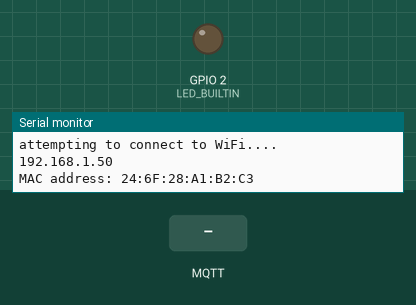
Simulated run of this sketch. Board: ESP32. Parts: output pins drawn as LEDs (lit = HIGH), the last lines printed to the serial monitor. The test bench sets the inputs (shaded band). WiFi joins after 1.5 s; servers stay silent unless stated; random numbers use the default seed unless the sketch sets one; no MQTT or app messages arrive unless stated.

Above: at 2.7 s.
2.8 s: MQTT message "1" arrives on the first subscribed topic
At 5.7 s:
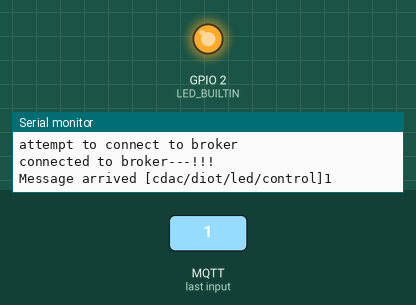
7.1 s: MQTT message "0" arrives on the first subscribed topic
At 13.5 s:
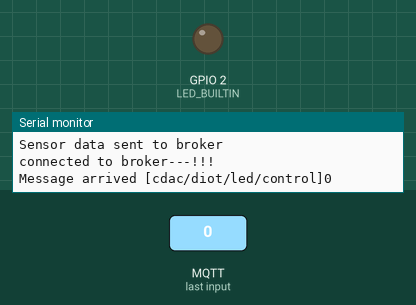
Timing chart, 0 to 15.0 s (numbered marks = the images above; inputs shaded):
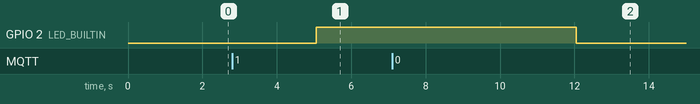

The sketch:

mqtt.ino
```cpp
#include <WiFi.h>
#include<PubSubClient.h>
#include<esp_wifi.h>
#include<ArduinoJson.h>
#include"config.h"

#define LED_BUILTIN 2
DynamicJsonDocument sensor_data_payload(1024);
char sensor_data_format_for_mqtt_publish[1024];

WiFiClient MQTTclient;
PubSubClient client(MQTTclient);

long lastReconnectAttempt = 0;

boolean reconnect(){
	if (client.connect(MQTT_CLIENT_ID))
	{
		Serial.println("attempt to connect to broker");
		client.subscribe(MQTT_TOPIC_SUBSCRIBE);
	}
	return client.connected();

}

void handleIncomingMessage(char* topic, byte* payload, unsigned int length){
	String message;
	for (unsigned int i=0; i<length; i++)
	{
		message += (char)payload[i];
	}

	Serial.print("Message arrived [");
	Serial.print(topic);
	Serial.print("]");
	Serial.println(message);

	if(String(topic) == MQTT_TOPIC_SUBSCRIBE)
	{
		if(message == "1"){
			digitalWrite(LED_BUILTIN, HIGH);
		} else if (message == "0"){
			digitalWrite(LED_BUILTIN, LOW);
		}
	}
}

void setup(){
	Serial.begin(115200);
	Serial.println("attempting to connect to WiFi....");
	WiFi.mode(WIFI_STA);
	WiFi.begin(WIFI_SSID , WIFI_PASSWORD);
	if(WiFi.waitForConnectResult() != WL_CONNECTED)
	{
		Serial.println("couldnt connect to wifi.");
	}

	Serial.println(WiFi.localIP());
	String macAddress = WiFi.macAddress();

	Serial.println("MAC address: "+macAddress);
	client.setServer(MQTT_BROKER, MQTT_PORT);
	client.setCallback(handleIncomingMessage);
	lastReconnectAttempt=0;

	pinMode(LED_BUILTIN, OUTPUT);
}

void loop(){
	if (!client.connected() )
	{
		long now = millis();
		if (now - lastReconnectAttempt > 5000)
		{
			lastReconnectAttempt = now;
			if(reconnect())
			{
				lastReconnectAttempt = 0;
			}
		}
	}
	else
	{
		Serial.println("connected to broker---!!!");
		client.loop();

		float humidity = random(0, 100 );
		float temperature = random(-16,56);

		sensor_data_payload["temperature"] = temperature;
		sensor_data_payload["humidity"] = humidity;

		serializeJson(sensor_data_payload, sensor_data_format_for_mqtt_publish);

		delay(2000);

		Serial.println("humidity:" + String(humidity));
		Serial.println("temperature:" + String(temperature));
		client.publish(MQTT_TOPIC_PUBLISH, sensor_data_format_for_mqtt_publish);
		Serial.println("Sensor data sent to broker");

		delay(5000);
	}
}
```

config.h
```cpp
#ifndef CONFIG_H
#define CONFIG_H

const char* WIFI_SSID = "KCH40";
const char* WIFI_PASSWORD = "123456788" ;

const char* MQTT_BROKER = "192.168.52.55";
const int MQTT_PORT = 1883;
const char* MQTT_CLIENT_ID  = "iotnode-08";

const char* MQTT_USERNAME = "desd8";
const char* MQTT_PASSWORD = "desd1234";


const char* MQTT_TOPIC_PUBLISH = "cdac/diot/telemetry";
const char* MQTT_TOPIC_SUBSCRIBE = "cdac/diot/led/control";

const uint8_t NEW_MAC_ADDRESS[] = {0xdc, 0x1b, 0xa1, 0x64, 0x5e, 0xbf};

#endif
```

Measured:
- after the input at 2.8 s, GPIO 2 (LED_BUILTIN): LOW → HIGH after 2.3 s
- after the input at 7.1 s, GPIO 2 (LED_BUILTIN): HIGH → LOW after 5.0 s
